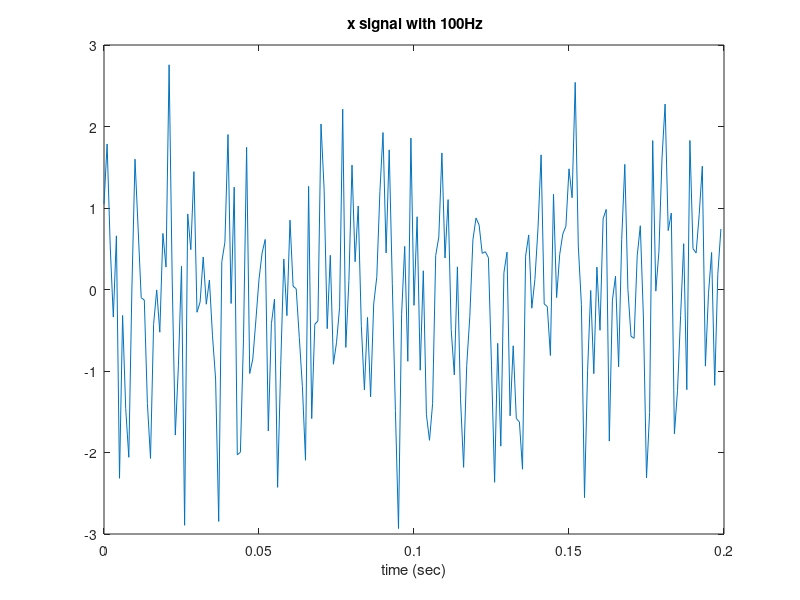
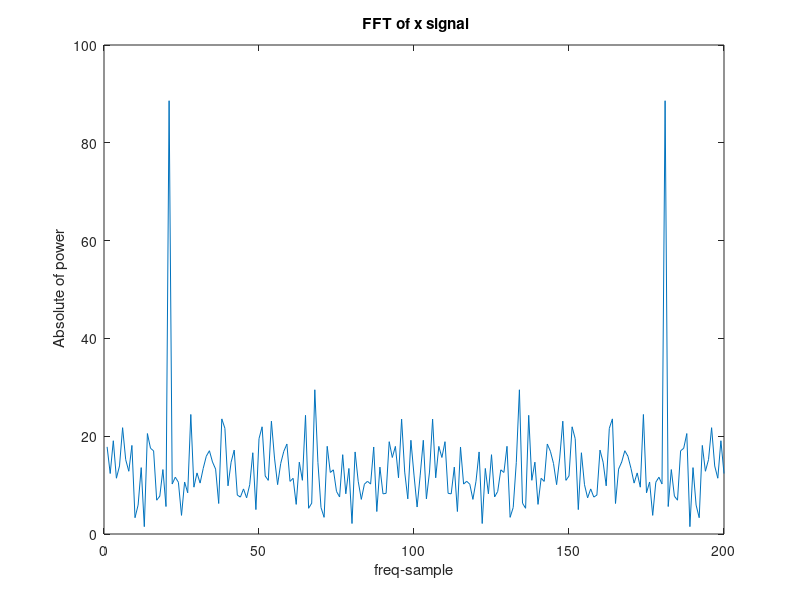
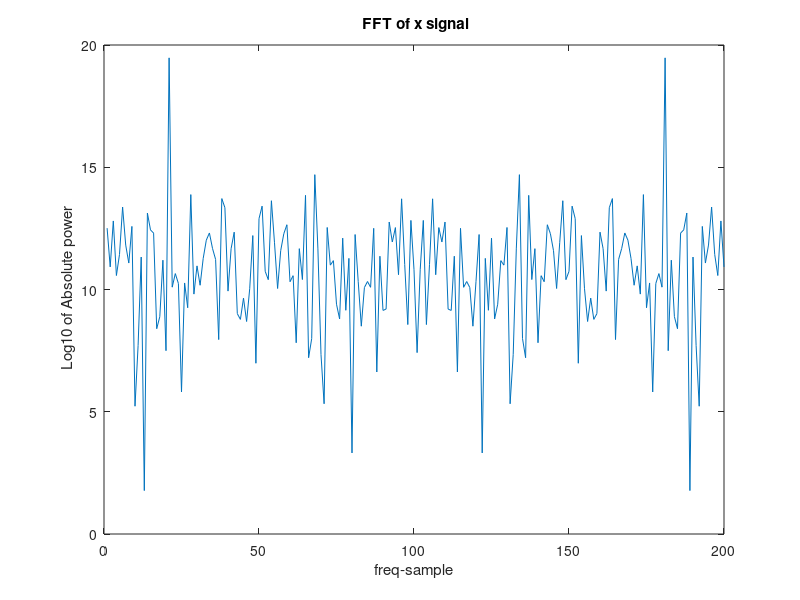
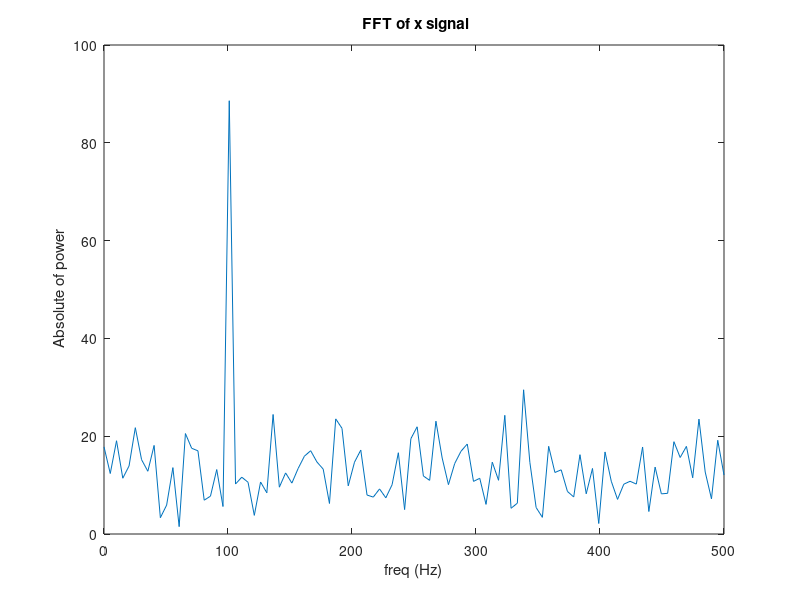

The MATLAB source for these figures, in order: (Note: this script raises an error after producing the figures.)
%EEG Workshop
%Frequency reperesentation
%Ali Motie Nasrabadi
% FFT of cosine function with F=100Hz
Fs=1000; %Frequency sampling
t=0:1/Fs:0.2-1/Fs; %sampled Time, Duration T=0.2 sec , Number of Time sample: Ns=T*Fs=200
x=cos(2*pi*t*100)+randn(size(t)); % signal + noise 
figure(1);plot(t,x)
xlabel('time (sec)')
title(' x signal with 100Hz')
fx=fft(x);
figure(2);plot(abs(fx))
xlabel('freq-sample')
title(' FFT of x signal')
ylabel(' Absolute of power')
figure(3);plot(10*log10(abs(fx)))
xlabel('freq-sample')
title(' FFT of x signal')
ylabel(' Log10 of Absolute power')
%frequency resolution is df=1/T=5 Hz
f=(0:99)/99*Fs/2; %Ns/2 is equal to Fs/2
figure(4);plot(f,abs(fx(1:100)))
xlabel('freq (Hz)')
title(' FFT of x signal')
ylabel(' Absolute of power')

%Frequency resolution example 1
% two Sinusiod functions with F1=100 Hz and F2=200 Hz 
% df=5Hz therefore two cosines can be detected
x=cos(2*pi*t*100)+cos(2*pi*t*200)+randn(size(t)); % signal + noise 
figure(5);plot(t,x)
xlabel('time (sec)')
title(' x signal with 100Hz and 200Hz')
fx=fft(x);
figure(6);plot(f,abs(fx(1:100)))
xlabel('freq (Hz)')
title(' FFT of x signal with 100 and 200 Hz')
ylabel(' Absolute of power')

%Frequency resolution example 2
% two Sinusiod functions with F1=100 Hz and F2=102 Hz 
% df=5Hz therefore two cosine can not be detected
x=cos(2*pi*t*100)+cos(2*pi*t*102)+randn(size(t)); % signal + noise 
figure(7);plot(t,x)
xlabel('time (sec)')
title(' x signal with 100Hz and 102Hz')
fx=fft(x);
figure(8);plot(f,abs(fx(1:100)))
xlabel('freq (Hz)')
title(' FFT of x signal with 100 and 102 Hz')
ylabel(' Absolute of power')

% EXAMPLE of pwelch:
       Fs = 1000;   t = 0:1/Fs:.296;
       x = cos(2*pi*t*200)+randn(size(t));  % A cosine of 200Hz plus noise
       pwelch(x,[],[],[],Fs,'twosided'); % Uses default window, overlap & NFFT. 
  
% EXAMPLE: Spectral analysis of a signal that contains a 200Hz cosine
             % plus noise.
             Fs = 1000;   t = 0:1/Fs:.296;
             x = cos(2*pi*t*200)+randn(size(t));  
             h = spectrum.welch;    % Create a Welch spectral estimator. 
 
             Hpsd = psd(h,x,'Fs',Fs);             % Calculate the PSD 
             plot(Hpsd)   % Plot the PSD.
             
             
             
 % EXAMPLE 1: Display the PSD of each segment of a quadratic chirp.
      t=0:0.001:2;                    % 2 secs @ 1kHz sample rate
      y=chirp(t,100,1,200,'q');       % Start @ 100Hz, cross 200Hz at t=1sec 
      spectrogram(y,128,120,128,1E3,'yaxis'); % Display the spectrogram
      title('Quadratic Chirp: start at 100Hz and cross 200Hz at t=1sec');
 
  %  EXAMPLE 2: Display the PSD of each segment of a linear chirp.
      t=0:0.001:2;                    % 2 secs @ 1kHz sample rate
      x=chirp(t,0,1,150);             % Start @ DC, cross 150Hz at t=1sec 
      F = 0:.1:500;
      [y,f,t,p] = spectrogram(x,256,250,F,1E3,'yaxis'); 
      % NOTE: This is the same as calling spectrogram with no outputs.
      surf(t,f,10*log10(abs(p)),'EdgeColor','none');   
      axis xy; axis tight; colormap(jet); view(0,90);
      xlabel('Time');
      ylabel('Frequency (Hz)');
      
      
  % Wavelet decomposion 
       t=0:0.001:2; % 2 secs @ 1kHz sample rate
       y=chirp(t,100,1,200,'q');       % Start @ 100Hz, cross 200Hz at t=1sec 
       figure;plot(t,y)
       [C,L]=wavedec(y,8,'db5');
       C1=C;
       C1(1,(end-L(end-1))+1:end)=zeros(1,L(end-1));
       y1=waverec(C1,L,'db5');
       figure;plot(t,y1)
 

